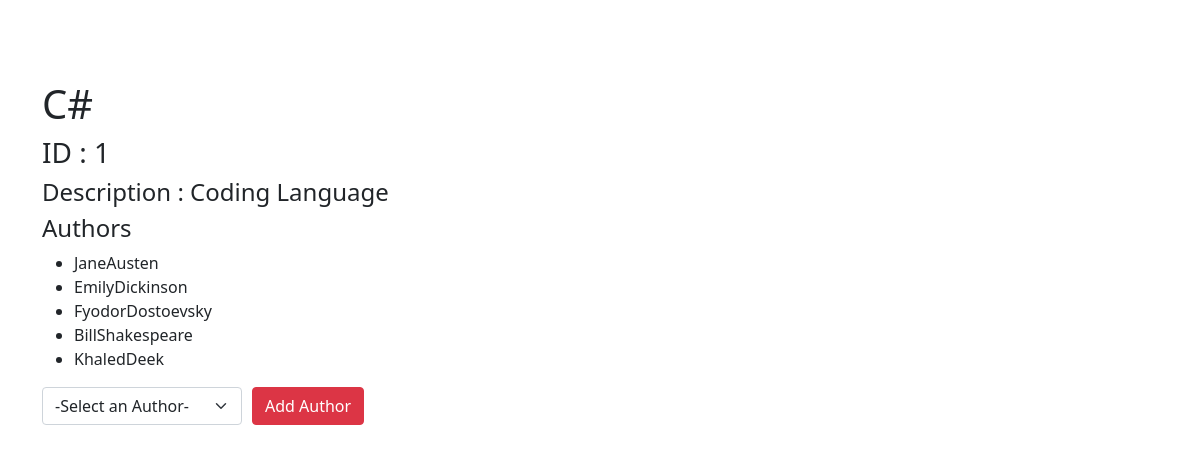
Screenshot of /book/1 with the database file from the repository.
### books_app/models.py (models this page shows)
class book(models.Model):
    author = models.ManyToManyField(author , related_name = 'books' )
    title = models.CharField(max_length=255)
    desc = models.TextField()
    created_at = models.DateTimeField(auto_now_add=True)
    updated_at = models.DateTimeField(auto_now=True)

class author(models.Model):
    first_name = models.CharField(max_length=45)
    last_name = models.CharField(max_length=45)
    notes = models.TextField(null=True)
    created_at = models.DateTimeField(auto_now_add=True)
    updated_at = models.DateTimeField(auto_now=True)

### books_app/views.py (the view)
# urls.py: path('book/<int:id>' , views.desc),
def desc(request , id):
    book = id
    context = {
        'details': models.book_info(id=book),
        'authors' : models.filter_author(id=book)
    }
    return render(request , 'book_info.html',context )

### books_app/models.py (called while the page is built)
def book_info(id):
    return book.objects.get(id=id)

def filter_author(id):
    thebook = book.objects.get(id=id)
    x = thebook.author.all().values('id')
    return author.objects.all()

### books_app/templates/book_info.html (shortened to what this page needs)
<!DOCTYPE html>
<html lang="en">
<head>
    {% load static %}
    <link rel="stylesheet" href="{% static 'css/style2.css' %}">
    <link href="https://cdn.jsdelivr.net/npm/bootstrap@5.0.2/dist/css/bootstrap.min.css" rel="stylesheet"
>
</head>
<body>
    <div class="container">
        <h1>{{details.title}}</h1>
        <h3>ID : {{details.id}}</h3>
        <h4>Description : {{details.desc}}</h4>
        <h4>Authors</h4>
        <div class="list">
            <ul>
                {%for author in details.author.all%}
                <li>{{author.first_name}}{{author.last_name}}</li>
                {%endfor%}
            </ul>
        </div>
        <form class="select" action="/add_author/{{details.id}}" method="post">
                <select id="select" name="selected" class="form-select" aria-label="Default select example">
                    <option selected>-Select an Author-</option>
                </select>
                <button type="submit" id="btn" class="btn btn-danger">Add Author</button>
        </form>
    </div>
</body>
</html>

### books_app/static/css/style2.css (style rules this page uses)
* { margin: 0; padding: 0; }
.container { width: 200px; margin: 0 auto; margin-top: 80px; }
.list { width: 200px; }
h1 , h3 , h4 , p { margin: 20px , 20px , 20px , 20px; }
.select { display: flex; }
#btn { margin-left: 10px; }
#select { width: 200px; }

### rows the page displays
book: title "C#", id "1", desc "Coding Language"
author: first_name "Jane", last_name "Austen"
author: first_name "Emily", last_name "Dickinson"
author: first_name "Fyodor", last_name "Dostoevsky"
author: first_name "Bill", last_name "Shakespeare"
author: first_name "Khaled", last_name "Deek"
